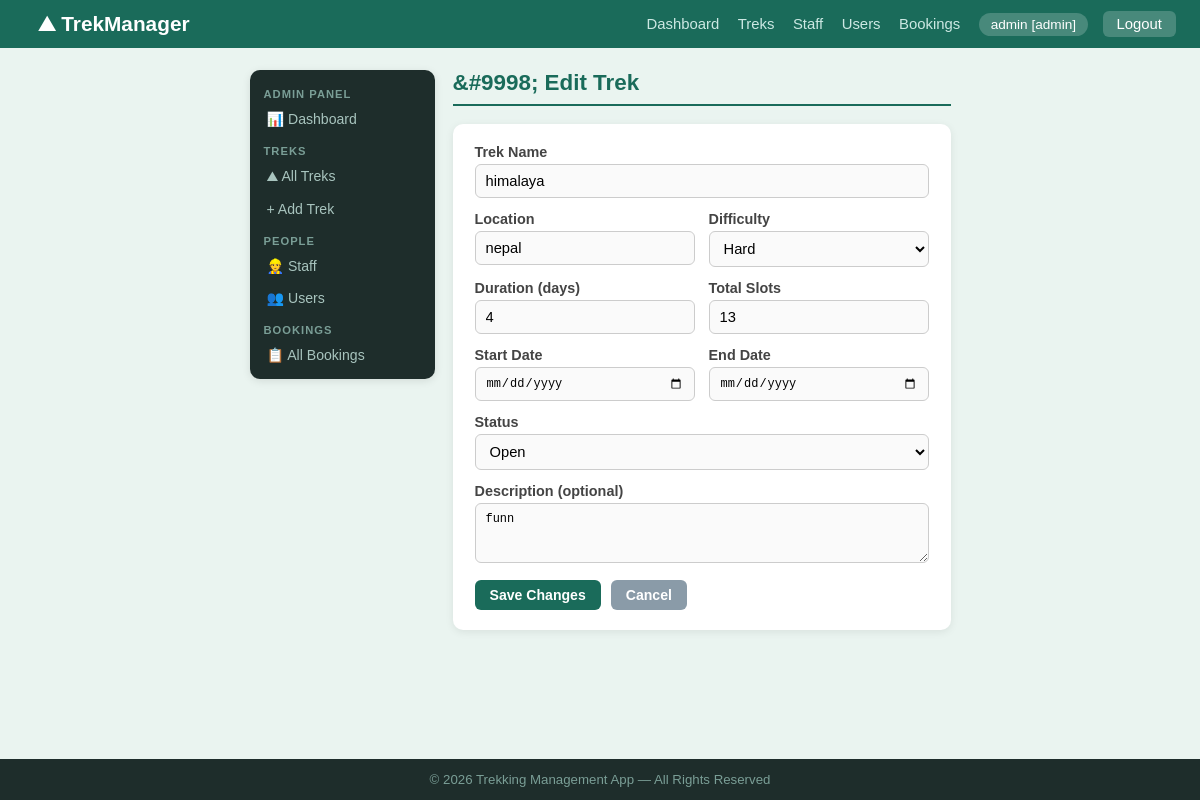
Before: /admin/treks/edit/3 (signed in) with the older database file.
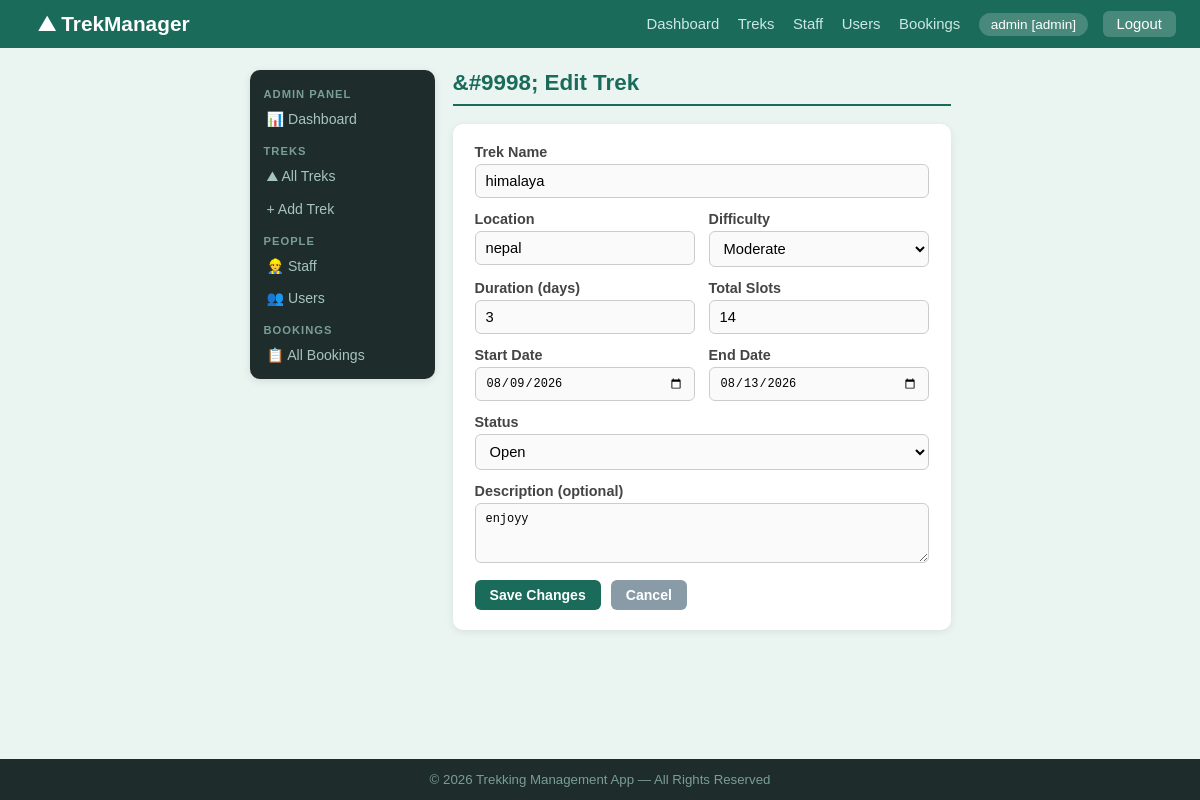
After: the same page with the newer database file.
### models.py (models this page shows, shortened)
class Trek(db.Model):
    __tablename__ = 'treks'
    id              = db.Column(db.Integer, primary_key=True)
    name            = db.Column(db.String(150), nullable=False)
    location        = db.Column(db.String(150), nullable=False)
    difficulty      = db.Column(db.String(20), nullable=False)          # Easy / Moderate / Hard
    duration        = db.Column(db.Integer, nullable=False)             # days
    available_slots = db.Column(db.Integer, nullable=False, default=10)
    total_slots     = db.Column(db.Integer, nullable=False, default=10)
    status          = db.Column(db.String(20), nullable=False, default='Approved')  # Approved / Open / Closed / Completed
    start_date      = db.Column(db.Date, nullable=True)
    end_date        = db.Column(db.Date, nullable=True)
    description     = db.Column(db.Text, nullable=True)
    created_at      = db.Column(db.DateTime, default=datetime.utcnow)
    assigned_staff_id = db.Column(db.Integer, db.ForeignKey('users.id'), nullable=True)
    assigned_staff    = db.relationship('User', backref='assigned_treks', foreign_keys=[assigned_staff_id])
    bookings = db.relationship('Booking', backref='trek', lazy=True)

### app.py (the view, shortened to what this page needs)
@app.route('/admin/treks/edit/<int:trek_id>', methods=['GET', 'POST'])
def admin_edit_trek(trek_id):
    user = get_current_user()
    if not user or user.role != 'admin':
        flash('Access denied.', 'danger')
        return redirect(url_for('login'))
    trek = Trek.query.get_or_404(trek_id)
    return render_template('admin/trek_form.html', trek=trek)

### app.py (called while the page is built)
def get_current_user():
    if 'user_id' in session:
        return User.query.get(session['user_id'])
    return None

@app.context_processor
def inject_user():
    return dict(current_user=get_current_user)

### templates/admin/trek_form.html (shortened to what this page needs)
{% extends 'admin/base_admin.html' %}
{% block bodyclass %}bg-admin{% endblock %}
{% block admin_content %}
<h2 class="page-title">{{ '&#9998; Edit Trek' if trek else '&#43; Add New Trek' }}</h2>
<div class="card" style="max-width:580px;">
    <form action="" method="post">
        <div class="form-group">
            <label for="name">Trek Name</label>
            <input type="text" id="name" name="name" required value="{{ trek.name if trek else '' }}" placeholder="e.g. Himalayan Base Camp">
        </div>
        <div style="display:flex; gap:14px;">
            <div class="form-group" style="flex:1;">
                <label for="location">Location</label>
                <input type="text" id="location" name="location" required value="{{ trek.location if trek else '' }}" placeholder="e.g. Nepal">
            </div>
            <div class="form-group" style="flex:1;">
                <label for="difficulty">Difficulty</label>
                <select name="difficulty" id="difficulty">
                    <option value="Moderate" {{ 'selected' if trek and trek.difficulty=='Moderate' }}>Moderate</option>
                    <option value="Hard"     {{ 'selected' if trek and trek.difficulty=='Hard' }}>Hard</option>
                </select>
            </div>
        </div>
        <div style="display:flex; gap:14px;">
            <div class="form-group" style="flex:1;">
                <label for="duration">Duration (days)</label>
                <input type="number" id="duration" name="duration" min="1" required value="{{ trek.duration if trek else 1 }}">
            </div>
            <div class="form-group" style="flex:1;">
                <label for="slots">Total Slots</label>
                <input type="number" id="slots" name="slots" min="1" required value="{{ trek.total_slots if trek else 10 }}">
            </div>
        </div>
        <div style="display:flex; gap:14px;">
            <div class="form-group" style="flex:1;">
                <label for="start_date">Start Date</label>
                <input type="date" id="start_date" name="start_date" value="{{ trek.start_date.strftime('%Y-%m-%d') if trek and trek.start_date else '' }}">
            </div>
            <div class="form-group" style="flex:1;">
                <label for="end_date">End Date</label>
                <input type="date" id="end_date" name="end_date" value="{{ trek.end_date.strftime('%Y-%m-%d') if trek and trek.end_date else '' }}">
            </div>
        </div>
        {% if trek %}
        <div class="form-group">
            <label for="status">Status</label>
            <select name="status" id="status">
                {% for s in ['Approved','Open','Closed','Completed'] %}
                <option value="{{ s }}" {{ 'selected' if trek.status==s }}>{{ s }}</option>
                {% endfor %}
            </select>
        </div>
        {% endif %}
        <div class="form-group">
            <label for="description">Description (optional)</label>
            <textarea id="description" name="description" rows="3" placeholder="Brief description">{{ trek.description if trek else '' }}</textarea>
        </div>
        <div style="display:flex; gap:10px;">
            <button type="submit" class="btn btn-green">{{ 'Save Changes' if trek else 'Create Trek' }}</button>
            <a href="{{ url_for('admin_treks') }}" class="btn btn-grey">Cancel</a>
        </div>
    </form>
</div>
{% endblock %}

Changed rows visible on the page:
changed Trek "himalaya": duration "4" → "3"; slots "13" → "14"; start_date (not shown) → "08/09/2026"; end_date (not shown) → "08/13/2026"; description "funn" → "enjoyy"
Other visible differences:
form field difficulty: "Hard" → "Moderate"
